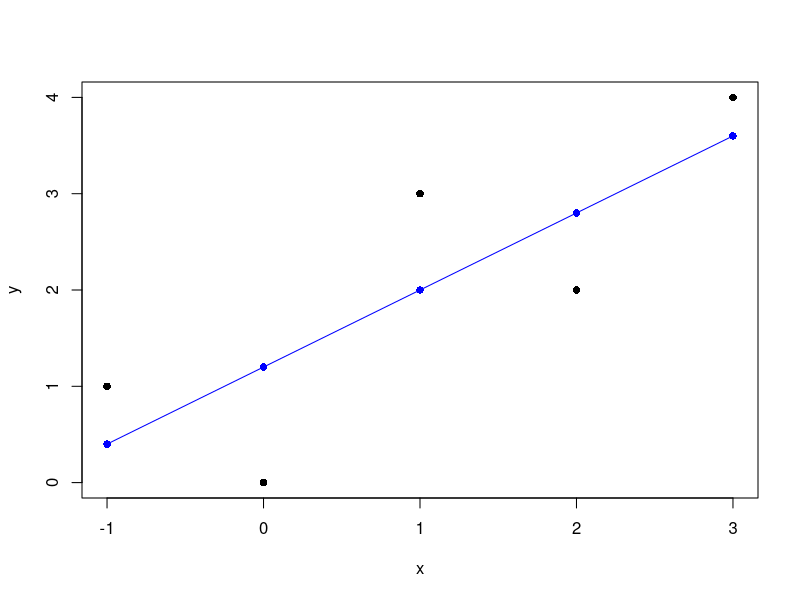
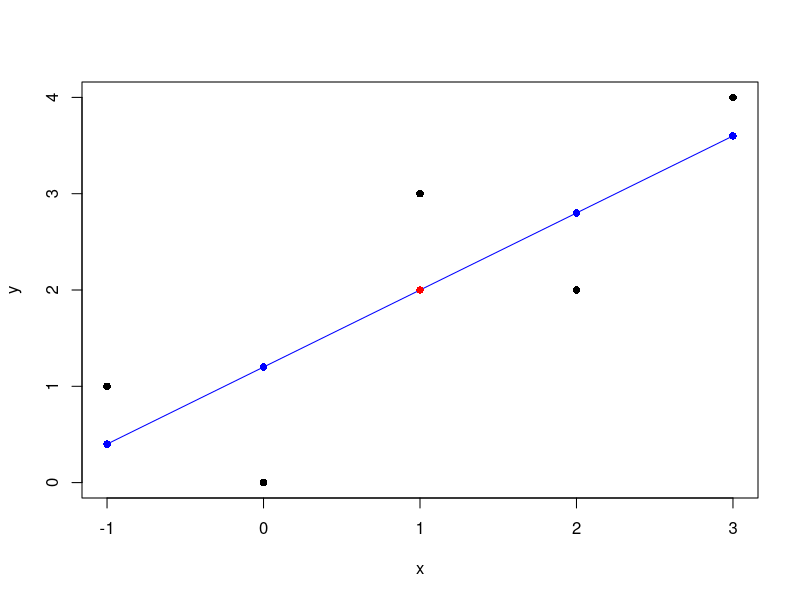

Recreate these plots in R, in order.
#This homework is written by 游政諺 (311707012)

#2.1 e

x = c(-1,0,1,2,3)
y = c(1,0,3,2,4)
estimate_y = c(0.4,1.2,2,2.8,3.6)

plot(x, y,
     xlab="x", 
     ylab="y",
     pch = 16, 
     col = 1
     )
points(x,estimate_y, 
       pch=16,                
       col="blue")  
lines(x, estimate_y, col = "blue")


#2.1 f

x = c(-1,0,1,2,3)
y = c(1,0,3,2,4)
estimate_y = c(0.4,1.2,2,2.8,3.6)

plot(x, y,
     xlab="x", 
     ylab="y",
     pch = 16, 
     col = 1
)
points(x,estimate_y, 
       pch=16,                
       col="blue")  
lines(x, estimate_y, col = "blue")


points(1,2, 
       pch=16,                
       col="red")  
